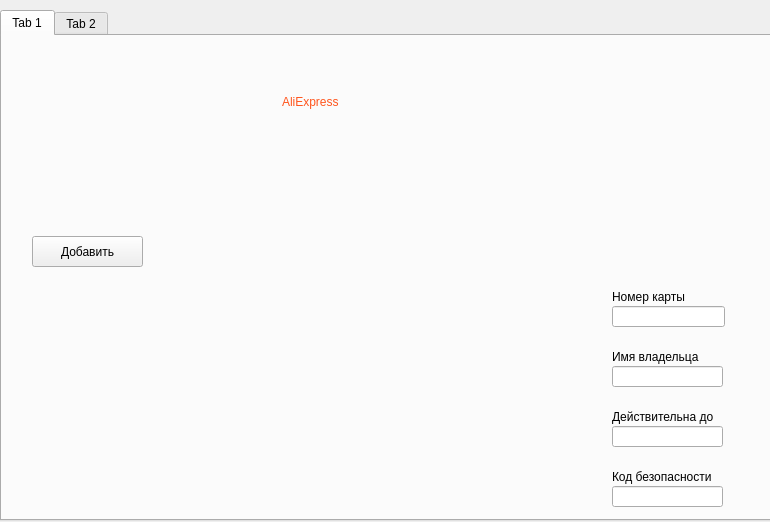
<?xml version="1.0" encoding="UTF-8"?>
<ui version="4.0">
 <class>Form</class>
 <widget class="QWidget" name="Form">
  <property name="geometry">
   <rect>
    <x>0</x>
    <y>0</y>
    <width>770</width>
    <height>522</height>
   </rect>
  </property>
  <property name="windowTitle">
   <string>Form</string>
  </property>
  <widget class="QTabWidget" name="tabWidget">
   <property name="geometry">
    <rect>
     <x>0</x>
     <y>10</y>
     <width>771</width>
     <height>511</height>
    </rect>
   </property>
   <property name="currentIndex">
    <number>0</number>
   </property>
   <widget class="QWidget" name="tab">
    <attribute name="title">
     <string>Tab 1</string>
    </attribute>
    <widget class="QLineEdit" name="lineEdit">
     <property name="geometry">
      <rect>
       <x>610</x>
       <y>270</y>
       <width>113</width>
       <height>21</height>
      </rect>
     </property>
    </widget>
    <widget class="QLineEdit" name="lineEdit_2">
     <property name="geometry">
      <rect>
       <x>610</x>
       <y>330</y>
       <width>111</width>
       <height>21</height>
      </rect>
     </property>
    </widget>
    <widget class="QLineEdit" name="lineEdit_3">
     <property name="geometry">
      <rect>
       <x>610</x>
       <y>390</y>
       <width>111</width>
       <height>21</height>
      </rect>
     </property>
    </widget>
    <widget class="QLineEdit" name="lineEdit_4">
     <property name="geometry">
      <rect>
       <x>610</x>
       <y>450</y>
       <width>111</width>
       <height>21</height>
      </rect>
     </property>
    </widget>
    <widget class="QLabel" name="label">
     <property name="geometry">
      <rect>
       <x>610</x>
       <y>250</y>
       <width>111</width>
       <height>21</height>
      </rect>
     </property>
     <property name="text">
      <string>Номер карты</string>
     </property>
     <property name="scaledContents">
      <bool>true</bool>
     </property>
    </widget>
    <widget class="QLabel" name="label_2">
     <property name="geometry">
      <rect>
       <x>610</x>
       <y>310</y>
       <width>111</width>
       <height>21</height>
      </rect>
     </property>
     <property name="text">
      <string>Имя владельца</string>
     </property>
    </widget>
    <widget class="QLabel" name="label_3">
     <property name="geometry">
      <rect>
       <x>610</x>
       <y>370</y>
       <width>111</width>
       <height>21</height>
      </rect>
     </property>
     <property name="text">
      <string>Действительна до</string>
     </property>
    </widget>
    <widget class="QLabel" name="label_4">
     <property name="geometry">
      <rect>
       <x>610</x>
       <y>430</y>
       <width>111</width>
       <height>21</height>
      </rect>
     </property>
     <property name="text">
      <string>Код безопасности</string>
     </property>
    </widget>
    <widget class="QPushButton" name="pushButton">
     <property name="geometry">
      <rect>
       <x>30</x>
       <y>200</y>
       <width>111</width>
       <height>31</height>
      </rect>
     </property>
     <property name="text">
      <string>Добавить</string>
     </property>
    </widget>
    <widget class="QLabel" name="label_5">
     <property name="geometry">
      <rect>
       <x>280</x>
       <y>40</y>
       <width>181</width>
       <height>51</height>
      </rect>
     </property>
     <property name="styleSheet">
      <string notr="true">font: 30pt &quot;MS Shell Dlg 2&quot;;
color: rgb(255, 85, 29);</string>
     </property>
     <property name="text">
      <string>AliExpress</string>
     </property>
    </widget>
    <widget class="QLabel" name="label_8">
     <property name="geometry">
      <rect>
       <x>30</x>
       <y>80</y>
       <width>111</width>
       <height>91</height>
      </rect>
     </property>
     <property name="text">
      <string/>
     </property>
     <property name="pixmap">
      <pixmap resource="Predsedatel_Verxovnogo_suda_RF/my_photo.qrc">:/photo/aliexpress_logo_icon_167892.png</pixmap>
     </property>
     <property name="scaledContents">
      <bool>true</bool>
     </property>
    </widget>
   </widget>
   <widget class="QWidget" name="tab_2">
    <attribute name="title">
     <string>Tab 2</string>
    </attribute>
    <widget class="QLineEdit" name="lineEdit_5">
     <property name="geometry">
      <rect>
       <x>50</x>
       <y>110</y>
       <width>113</width>
       <height>20</height>
      </rect>
     </property>
     <property name="text">
      <string/>
     </property>
    </widget>
    <widget class="QLineEdit" name="lineEdit_6">
     <property name="geometry">
      <rect>
       <x>50</x>
       <y>170</y>
       <width>113</width>
       <height>20</height>
      </rect>
     </property>
     <property name="text">
      <string/>
     </property>
    </widget>
    <widget class="QLabel" name="label_6">
     <property name="geometry">
      <rect>
       <x>50</x>
       <y>80</y>
       <width>191</width>
       <height>16</height>
      </rect>
     </property>
     <property name="text">
      <string>Введите первоначальную стоимость</string>
     </property>
    </widget>
    <widget class="QLabel" name="label_7">
     <property name="geometry">
      <rect>
       <x>50</x>
       <y>140</y>
       <width>201</width>
       <height>16</height>
      </rect>
     </property>
     <property name="text">
      <string>Введите норму амортизации</string>
     </property>
    </widget>
    <widget class="QPushButton" name="pushButton_2">
     <property name="geometry">
      <rect>
       <x>40</x>
       <y>410</y>
       <width>111</width>
       <height>31</height>
      </rect>
     </property>
     <property name="text">
      <string>Посчитать</string>
     </property>
    </widget>
   </widget>
  </widget>
 </widget>
 <tabstops>
  <tabstop>tabWidget</tabstop>
  <tabstop>lineEdit</tabstop>
  <tabstop>lineEdit_2</tabstop>
  <tabstop>lineEdit_3</tabstop>
  <tabstop>lineEdit_4</tabstop>
  <tabstop>pushButton</tabstop>
  <tabstop>lineEdit_5</tabstop>
  <tabstop>lineEdit_6</tabstop>
 </tabstops>
 <resources>
  <include location="Predsedatel_Verxovnogo_suda_RF/my_photo.qrc"/>
 </resources>
 <connections/>
</ui>
